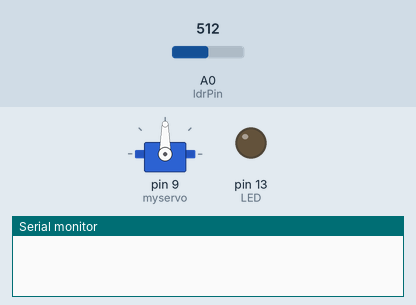
A sketch run on a simulated Arduino Uno, built with avr-gcc and run on an emulated ATmega328P. Shown: servo, output pins drawn as LEDs (lit = HIGH), the last lines printed to the serial monitor. The inputs (shaded band) are chosen by the test bench; at power-on: A0 (ldrPin) = 512.

Above: at 1.2 s.
1.3 s: A0 (ldrPin) set to 34
2.8 s: A0 (ldrPin) set to 29
At 4.0 s:
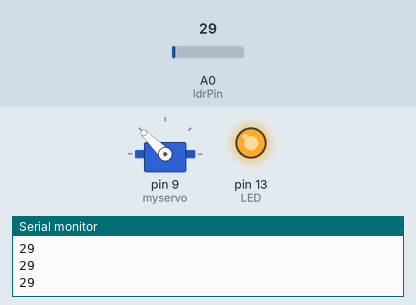
5.8 s: A0 (ldrPin) set to 0
At 7.0 s:
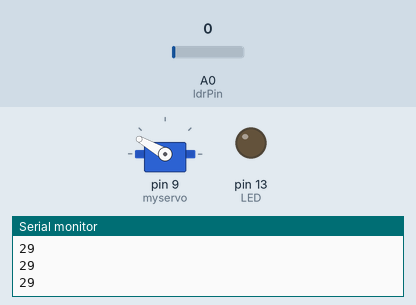
7.3 s: A0 (ldrPin) set to 24
At 8.6 s:
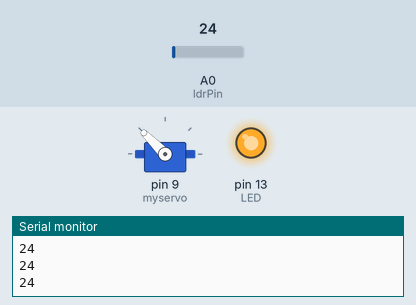
10.3 s: A0 (ldrPin) set to 42
At 10.6 s:
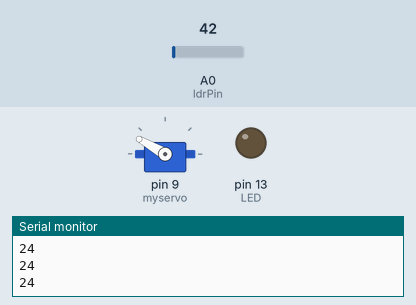
Timing chart, 0 to 12.8 s (numbered marks = the images above; inputs shaded):
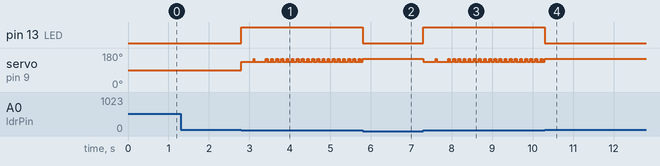

The sketch:

SErvoMotorWithLDR.ino
```cpp
#include <Servo.h>

int LED = 13; // conect Led to arduino pin 13
const int ldrPin = A0;

Servo myservo;  // create servo object to control a servo
// twelve servo objects can be created on most boards

int pos = 0;    // variable to store the servo position


void setup()
{
  Serial.begin(9600);
  myservo.attach(9);  // attaches the servo on pin 9 to the servo object
  pinMode(ldrPin, INPUT);
  pinMode (LED, OUTPUT); // Led pin OUTPUT
}

void loop()
{
  int ldrStatus = analogRead(ldrPin);

  if (ldrStatus > 14 && ldrStatus < 32)
  {
    digitalWrite(LED, HIGH); // LED LOW
    Serial.println(ldrStatus);
     myservo.write(135); //return hand to 138
    delay(6);
    myservo.write(150); //return hand to 180
  }

  else
  {
    digitalWrite(LED, LOW); // LED High


  }

}
```

Measured:
- the behaviour switches between 32 and 31 on A0 (ldrPin) (found by bisection; images 0 and 1)
- after the input at 1.3 s, every drawn part: stays the same
- after the input at 2.8 s, pin 13 (LED): LOW → HIGH at once
- after the input at 5.8 s, pin 13 (LED): HIGH → LOW at once; servo on pin 9 (myservo): goes on until 5.8 s, then stays 150°
- after the input at 7.3 s, pin 13 (LED): LOW → HIGH at once
- after the input at 10.3 s, pin 13 (LED): HIGH → LOW at once; servo on pin 9 (myservo): goes on until 10.3 s, then stays 150°
